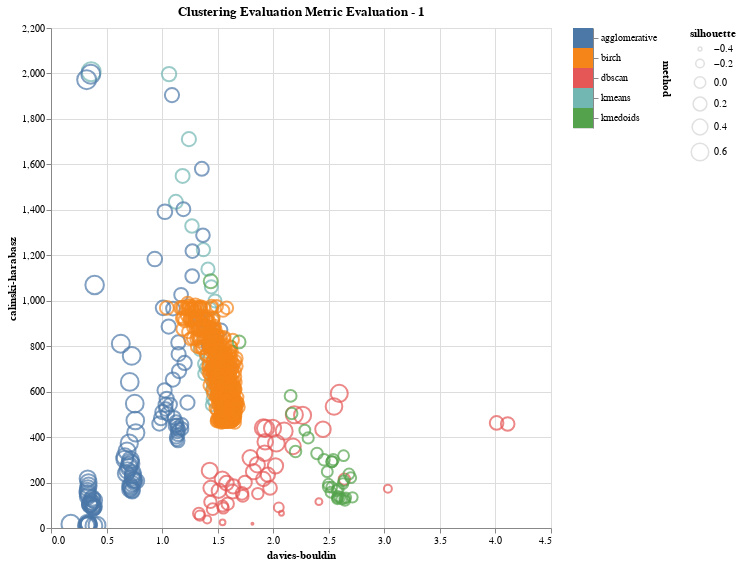

The code cell stored with this chart in its notebook:
### Code cell
x_axis = "davies-bouldin:Q"
y_axis = "calinski-harabasz:Q"
size = "silhouette:Q"
title  = "Clustering Evaluation Metric Evaluation - 1"
data = df_metrics 

plot1 = plot_cluster_evaluations(data, title, x_axis, y_axis, size)
plot1

### Figure 1 — Vega-Lite specification as saved in the notebook (floating-point values rounded to 4 significant figures; data arrays with more than 128 entries replaced by an {"elided": "..."} marker saying what was removed)
{"config": {"view": {"continuousWidth": 400, "continuousHeight": 300}}, "hconcat": [{"mark": {"type": "point", "strokeOpacity": 1.0}, "encoding": {"color": {"condition": {"type": "nominal", "field": "method", "legend": null, "selection": "selector002"}, "value": "lightgray"}, "size": {"type": "quantitative", "field": "silhouette"}, "tooltip": [{"type": "nominal", "field": "method"}, {"type": "quantitative", "field": "num_clusters"}, {"type": "quantitative", "field": "sse"}, {"type": "quantitative", "field": "silhouette"}, {"type": "quantitative", "field": "calinski-harabasz"}, {"type": "quantitative", "field": "davies-bouldin"}, {"type": "quantitative", "field": "eps"}, {"type": "quantitative", "field": "min_sample"}, {"type": "nominal", "field": "linkage"}, {"type": "quantitative", "field": "threshold"}, {"type": "quantitative", "field": "branching_factor"}], "x": {"type": "quantitative", "field": "davies-bouldin"}, "y": {"type": "quantitative", "field": "calinski-harabasz"}}, "height": 500, "selection": {"selector001": {"type": "multi", "fields": ["method"]}, "selector003": {"type": "interval", "bind": "scales", "encodings": ["x", "y"]}}, "title": "Clustering Evaluation Metric Evaluation - 1", "width": 500}, {"mark": "rect", "encoding": {"color": {"condition": {"type": "nominal", "field": "method", "legend": null, "selection": "selector002"}, "value": "lightgray"}, "y": {"type": "nominal", "axis": {"orient": "right"}, "field": "method"}}, "selection": {"selector002": {"type": "multi", "fields": ["method"]}}}], "data": {"name": "data-b1da39775ba39d58a9f119446c7fec55"}, "$schema": "https://vega.github.io/schema/vega-lite/v4.8.1.json", "datasets": {"data-b1da39775ba39d58a9f119446c7fec55": {"elided": "996 records"}}}
